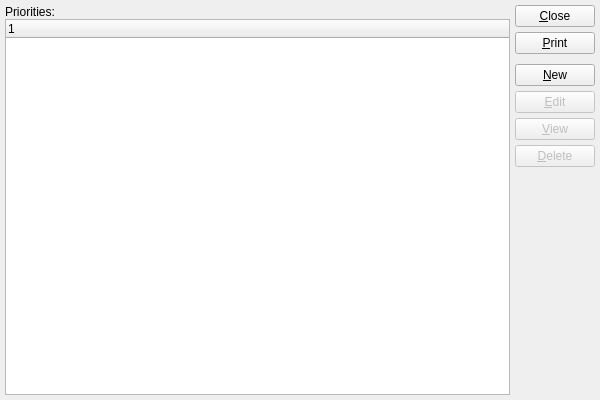
<?xml version="1.0" encoding="UTF-8"?>
<ui version="4.0">
 <comment>This file is part of the xTuple ERP: PostBooks Edition, a free and
open source Enterprise Resource Planning software suite,
Copyright (c) 1999-2019 by OpenMFG LLC, d/b/a xTuple.
It is licensed to you under the Common Public Attribution License
version 1.0, the full text of which (including xTuple-specific Exhibits)
is available at www.xtuple.com/CPAL.  By using this software, you agree
to be bound by its terms.</comment>
 <class>incidentPriorities</class>
 <widget class="QWidget" name="incidentPriorities">
  <property name="geometry">
   <rect>
    <x>0</x>
    <y>0</y>
    <width>600</width>
    <height>400</height>
   </rect>
  </property>
  <property name="windowTitle">
   <string>List Priorities</string>
  </property>
  <layout class="QGridLayout" name="gridLayout">
   <item row="0" column="0">
    <layout class="QVBoxLayout">
     <property name="spacing">
      <number>0</number>
     </property>
     <item>
      <widget class="QLabel" name="_incidentPrioritiesLit">
       <property name="text">
        <string>Priorities:</string>
       </property>
      </widget>
     </item>
     <item>
      <widget class="XTreeWidget" name="_incidentPriorities">
       <property name="sizePolicy">
        <sizepolicy hsizetype="Expanding" vsizetype="Expanding">
         <horstretch>0</horstretch>
         <verstretch>0</verstretch>
        </sizepolicy>
       </property>
      </widget>
     </item>
    </layout>
   </item>
   <item row="0" column="1">
    <layout class="QVBoxLayout" name="verticalLayout">
     <item>
      <widget class="QPushButton" name="_close">
       <property name="text">
        <string>&amp;Close</string>
       </property>
      </widget>
     </item>
     <item>
      <widget class="QPushButton" name="_print">
       <property name="text">
        <string>&amp;Print</string>
       </property>
      </widget>
     </item>
     <item>
      <spacer name="verticalSpacer">
       <property name="orientation">
        <enum>Qt::Vertical</enum>
       </property>
       <property name="sizeType">
        <enum>QSizePolicy::Preferred</enum>
       </property>
       <property name="sizeHint" stdset="0">
        <size>
         <width>20</width>
         <height>5</height>
        </size>
       </property>
      </spacer>
     </item>
     <item>
      <widget class="QPushButton" name="_new">
       <property name="text">
        <string>&amp;New</string>
       </property>
      </widget>
     </item>
     <item>
      <widget class="QPushButton" name="_edit">
       <property name="enabled">
        <bool>false</bool>
       </property>
       <property name="text">
        <string>&amp;Edit</string>
       </property>
      </widget>
     </item>
     <item>
      <widget class="QPushButton" name="_view">
       <property name="enabled">
        <bool>false</bool>
       </property>
       <property name="text">
        <string>&amp;View</string>
       </property>
      </widget>
     </item>
     <item>
      <widget class="QPushButton" name="_delete">
       <property name="enabled">
        <bool>false</bool>
       </property>
       <property name="text">
        <string>&amp;Delete</string>
       </property>
      </widget>
     </item>
     <item>
      <spacer>
       <property name="orientation">
        <enum>Qt::Vertical</enum>
       </property>
       <property name="sizeType">
        <enum>QSizePolicy::Expanding</enum>
       </property>
       <property name="sizeHint" stdset="0">
        <size>
         <width>20</width>
         <height>20</height>
        </size>
       </property>
      </spacer>
     </item>
    </layout>
   </item>
  </layout>
 </widget>
 <layoutdefault spacing="5" margin="5"/>
 <customwidgets>
  <customwidget>
   <class>XTreeWidget</class>
   <extends>QTreeWidget</extends>
   <header>xtreewidget.h</header>
   <container>1</container>
  </customwidget>
 </customwidgets>
 <tabstops>
  <tabstop>_incidentPriorities</tabstop>
  <tabstop>_new</tabstop>
  <tabstop>_edit</tabstop>
  <tabstop>_view</tabstop>
  <tabstop>_delete</tabstop>
  <tabstop>_print</tabstop>
  <tabstop>_close</tabstop>
 </tabstops>
 <resources/>
 <connections>
  <connection>
   <sender>_close</sender>
   <signal>clicked()</signal>
   <receiver>incidentPriorities</receiver>
   <slot>close()</slot>
   <hints>
    <hint type="sourcelabel">
     <x>20</x>
     <y>20</y>
    </hint>
    <hint type="destinationlabel">
     <x>20</x>
     <y>20</y>
    </hint>
   </hints>
  </connection>
  <connection>
   <sender>_incidentPriorities</sender>
   <signal>valid(bool)</signal>
   <receiver>_view</receiver>
   <slot>setEnabled(bool)</slot>
   <hints>
    <hint type="sourcelabel">
     <x>20</x>
     <y>20</y>
    </hint>
    <hint type="destinationlabel">
     <x>20</x>
     <y>20</y>
    </hint>
   </hints>
  </connection>
 </connections>
</ui>
